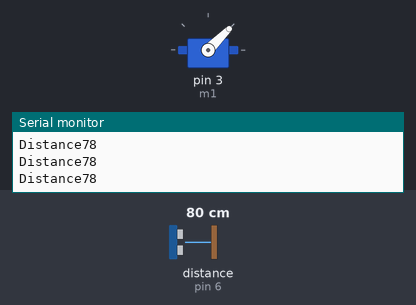
A sketch run on a simulated Arduino Uno, built with avr-gcc and run on an emulated ATmega328P. On the bench: servo, the last lines printed to the serial monitor. Wiring (inferred from the names in the program): ultrasonic range finder: trigger pin 5; echo pin 6. The inputs (shaded band) are chosen by the test bench; at power-on: distance to the obstacle (sensor on pin 6) 80 cm. The echo pulse lasts 58.3 µs per cm.

Above: at 1.2 s.
1.3 s: distance to the obstacle (sensor on pin 6) set to 99 cm
4.3 s: distance to the obstacle (sensor on pin 6) set to 105 cm
At 5.5 s:
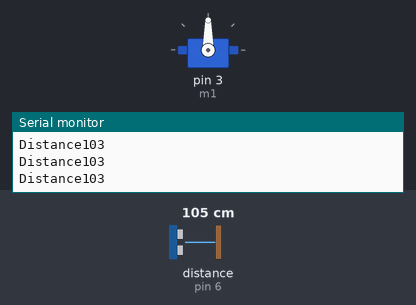
5.8 s: distance to the obstacle (sensor on pin 6) set to 198 cm
8.8 s: distance to the obstacle (sensor on pin 6) set to 207 cm
At 9.1 s:
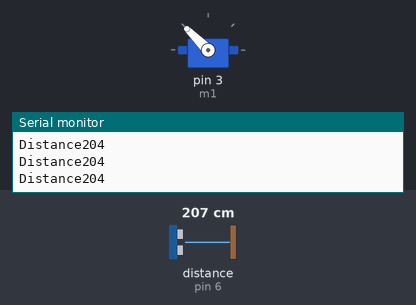
10.3 s: distance to the obstacle (sensor on pin 6) set to 18 cm
At 11.4 s:
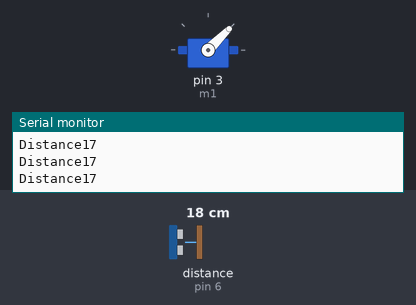
13.3 s: distance to the obstacle (sensor on pin 6) set to 120 cm
At 14.8 s:
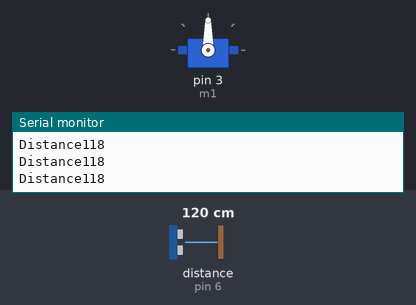
Timing chart, 0 to 15.8 s (numbered marks = the images above; inputs shaded):
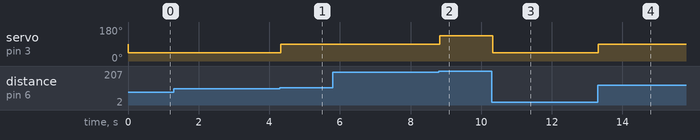

The sketch:

Manufacturing_line_Enhancement_project.ino
```cpp
#include <Servo.h>
Servo m1; // create servo object to control a servo
int trigger = 5;
int echo = 6; // pins of the Ultrasonic sensor
int x = 0; // x is the duration of the pulse
int D = 0; // D is the distance
void setup() {
  // put your setup code here, to run once:
  m1.attach(3); // attaches the servo on pin 3 to servo object
  pinMode(trigger, OUTPUT);
  pinMode(echo, INPUT);
  Serial.begin(9600);
}
void loop() {
  // put your main code here, to run repeatedly:
  digitalWrite(trigger, LOW);
  delayMicroseconds(2);

  digitalWrite(trigger, HIGH);
  delayMicroseconds(10);
  digitalWrite(trigger, LOW);

  x= pulseIn(echo, HIGH);
  D = x*0.034/2; // determin the distance in cm
  Serial.print("Distance");
  Serial.println(D); // print the distance in Virtual Terminal
  if (D<300 && D>200){ // range of the small box
    m1.write(135);
  }else if (D<199 && D>100){ // range of the medium box
    m1.write(90);
  }else if (D<99 && D>0){ // range of the large box
    m1.write(45);
  }
}
```

Measured:
- the behaviour switches between 102 and 103 cm on distance to the obstacle (sensor on pin 6) (found by bisection; images 0 and 1)
- the behaviour switches between 203 and 204 cm on distance to the obstacle (sensor on pin 6) (found by bisection; images 1 and 2)
- after the input at 4.3 s, servo on pin 3 (m1): 45° → 90° at once
- after the input at 8.8 s, servo on pin 3 (m1): 90° → 135° at once
- after the input at 10.3 s, servo on pin 3 (m1): 135° → 45° at once
- after the input at 13.3 s, servo on pin 3 (m1): 45° → 90° at once
